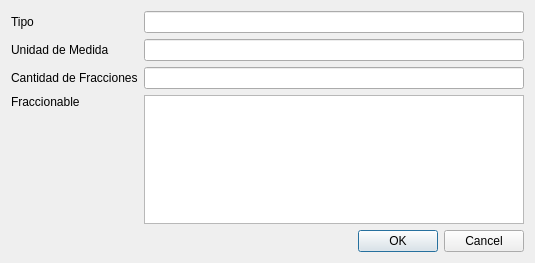
<?xml version="1.0" encoding="UTF-8"?>
<ui version="4.0">
 <class>vtnAltaPresentacion</class>
 <widget class="QWidget" name="vtnAltaPresentacion">
  <property name="geometry">
   <rect>
    <x>0</x>
    <y>0</y>
    <width>535</width>
    <height>263</height>
   </rect>
  </property>
  <property name="windowTitle">
   <string>Alta Presentación</string>
  </property>
  <layout class="QVBoxLayout" name="verticalLayout">
   <item>
    <layout class="QGridLayout" name="gridLayout">
     <item row="2" column="1">
      <widget class="QLineEdit" name="lineCantFracc">
       <property name="statusTip">
        <string>Ingrese cantidad de fracciones (solo números)</string>
       </property>
       <property name="accessibleDescription">
        <string>numeros</string>
       </property>
      </widget>
     </item>
     <item row="0" column="0">
      <widget class="QLabel" name="label">
       <property name="text">
        <string>Tipo</string>
       </property>
      </widget>
     </item>
     <item row="1" column="1">
      <widget class="QLineEdit" name="lineUnidadMedida">
       <property name="statusTip">
        <string>Ingrese unidad de medida (solo letras)</string>
       </property>
       <property name="accessibleDescription">
        <string>texto</string>
       </property>
      </widget>
     </item>
     <item row="2" column="0">
      <widget class="QLabel" name="label_3">
       <property name="text">
        <string>Cantidad de Fracciones</string>
       </property>
      </widget>
     </item>
     <item row="3" column="0" alignment="Qt::AlignTop">
      <widget class="QLabel" name="label_4">
       <property name="text">
        <string>Fraccionable</string>
       </property>
      </widget>
     </item>
     <item row="1" column="0">
      <widget class="QLabel" name="label_2">
       <property name="text">
        <string>Unidad de Medida</string>
       </property>
      </widget>
     </item>
     <item row="0" column="1">
      <widget class="QLineEdit" name="lineTipo">
       <property name="statusTip">
        <string>Ingrese el tipo de Presentación (solo letras)</string>
       </property>
       <property name="accessibleDescription">
        <string>texto</string>
       </property>
      </widget>
     </item>
     <item row="4" column="1">
      <widget class="QDialogButtonBox" name="buttonBox">
       <property name="standardButtons">
        <set>QDialogButtonBox::Cancel|QDialogButtonBox::Ok</set>
       </property>
      </widget>
     </item>
     <item row="3" column="1">
      <widget class="QTableWidget" name="tablaPresentacion">
       <property name="editTriggers">
        <set>QAbstractItemView::NoEditTriggers</set>
       </property>
       <attribute name="horizontalHeaderCascadingSectionResizes">
        <bool>false</bool>
       </attribute>
       <attribute name="horizontalHeaderDefaultSectionSize">
        <number>160</number>
       </attribute>
       <attribute name="horizontalHeaderStretchLastSection">
        <bool>true</bool>
       </attribute>
      </widget>
     </item>
    </layout>
   </item>
  </layout>
 </widget>
 <tabstops>
  <tabstop>lineTipo</tabstop>
  <tabstop>lineUnidadMedida</tabstop>
  <tabstop>lineCantFracc</tabstop>
  <tabstop>buttonBox</tabstop>
 </tabstops>
 <resources/>
 <connections/>
</ui>
